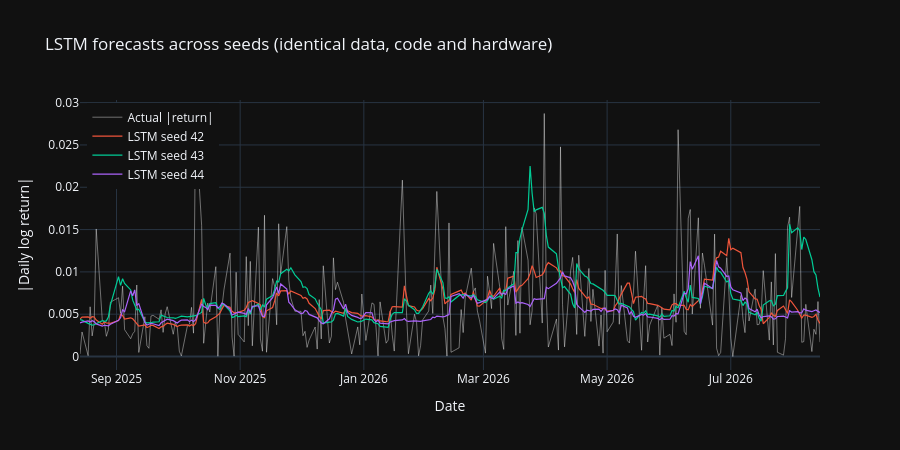

The notebook cell saved with this chart:
### Code cell
# Every seed's LSTM forecast on one axis: the spread made visible.
fig = go.Figure()
fig.add_trace(go.Scatter(x=pred_dates, y=actual, name='Actual |return|',
                         mode='lines', line=dict(color='white', width=1),
                         opacity=0.4))
for seed in SEED_LIST:
    fig.add_trace(go.Scatter(
        x=pred_dates, y=runs[seed]['lstm_forecasts'],
        name=f'LSTM seed {seed}', mode='lines', line=dict(width=1.2),
    ))
fig.update_layout(
    template='plotly_dark',
    title='LSTM forecasts across seeds (identical data, code and hardware)',
    xaxis_title='Date', yaxis_title='|Daily log return|', height=450,
    legend=dict(yanchor='top', y=0.99, xanchor='left', x=0.01),
)
fig.show()

display(Markdown("""
The forecast paths, not just their error totals, differ across seeds. Where
they diverge most is where the risk report would have said different things
on the same day.
"""))

### Figure 1 — Plotly figure (JSON) as saved in the notebook; plotly's stock layout.template omitted (floating-point values rounded to 4 significant figures; data arrays with more than 128 entries replaced by an {"elided": "..."} marker saying what was removed)
{"data": [{"line": {"color": "white", "width": 1}, "mode": "lines", "name": "Actual |return|", "opacity": 0.4, "type": "scatter", "x": {"elided": "252 str values"}, "y": {"elided": "252 float values"}}, {"line": {"width": 1.2}, "mode": "lines", "name": "LSTM seed 42", "type": "scatter", "x": {"elided": "252 str values"}, "y": {"elided": "252 float values"}}, {"line": {"width": 1.2}, "mode": "lines", "name": "LSTM seed 43", "type": "scatter", "x": {"elided": "252 str values"}, "y": {"elided": "252 float values"}}, {"line": {"width": 1.2}, "mode": "lines", "name": "LSTM seed 44", "type": "scatter", "x": {"elided": "252 str values"}, "y": {"elided": "252 float values"}}], "layout": {"height": 450, "legend": {"x": 0.01, "xanchor": "left", "y": 0.99, "yanchor": "top"}, "title": {"text": "LSTM forecasts across seeds (identical data, code and hardware)"}, "xaxis": {"title": {"text": "Date"}}, "yaxis": {"title": {"text": "|Daily log return|"}}}}
